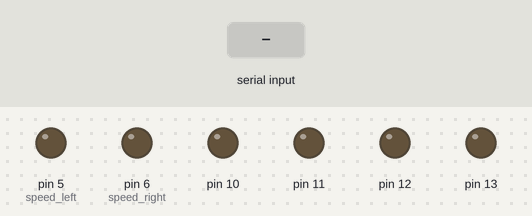
This sketch was run on a simulated Arduino Uno, built with avr-gcc and run on an emulated ATmega328P. On the bench: output pins drawn as LEDs (lit = HIGH). The test bench sets the inputs (shaded band).

Above: at 1.2 s.
1.3 s: "R" received over Serial
At 2.1 s:
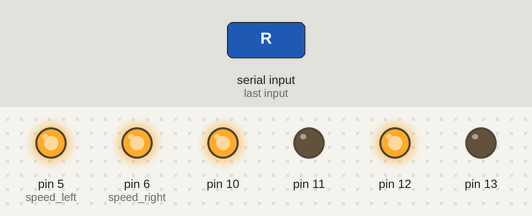
2.8 s: "L" received over Serial
At 3.3 s:
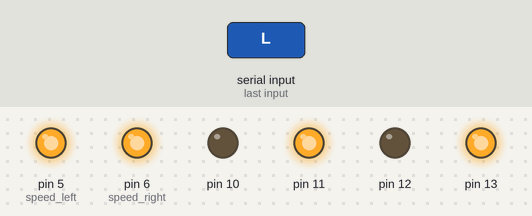
4.3 s: "B" received over Serial
At 5.5 s:
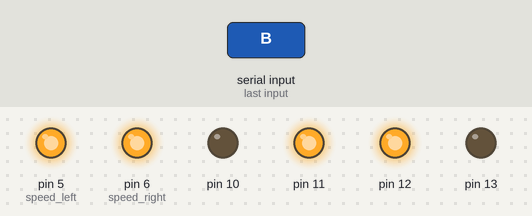
5.8 s: "F" received over Serial
At 6.7 s:
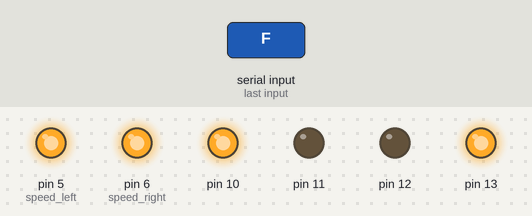
7.3 s: "G" received over Serial
At 7.9 s:
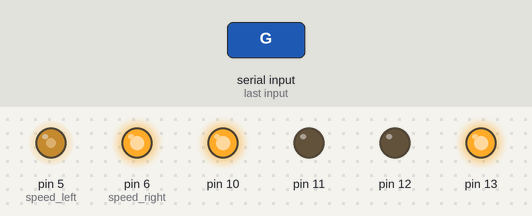
8.8 s: "I" received over Serial
At 10.2 s:
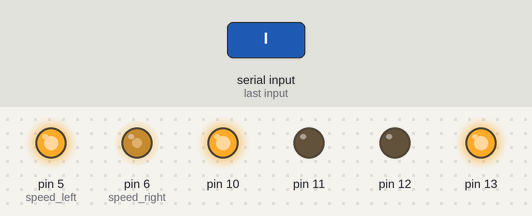
Timing chart, 0 to 11.3 s (numbered marks = the images above; inputs shaded):
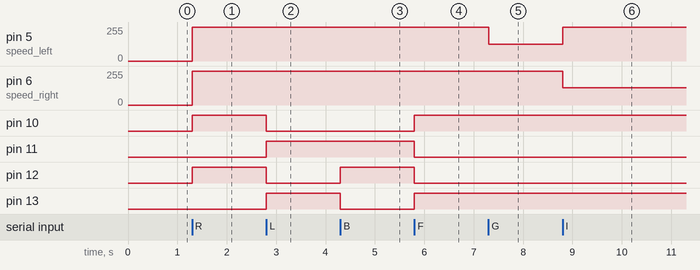

The sketch:

rc_car.ino
```cpp
int speed_left =  5;
int speed_right = 6;
void setup()
{
  Serial.begin(9600);
pinMode(speed_left,OUTPUT);
pinMode(speed_right,OUTPUT);
pinMode(10,OUTPUT);
pinMode(11,OUTPUT);
pinMode(12,OUTPUT);
pinMode(13,OUTPUT);
  // put your setup code here, to run once:

}

void loop() {
  char c;
  if (Serial.available())
  {
    c=Serial.read();
//For Rotating Right
    if (c=='R')
    {
      analogWrite(speed_left,255);
      analogWrite(speed_right,255);
digitalWrite(10,1);
digitalWrite(11,0);
digitalWrite(12,1);
digitalWrite(13,0);
    }
//For Rotating Left
    else if(c == 'L')
    {
      analogWrite(speed_left,255);
      analogWrite(speed_right,255);
digitalWrite(11,1);
digitalWrite(10,0);
digitalWrite(12,0);
digitalWrite(13,1);
    }
//For moving Backward
    else if(c == 'B')
    {
      analogWrite(speed_left,255);
      analogWrite(speed_right,255);
      digitalWrite(11,1);
digitalWrite(10,0);
digitalWrite(12,1);
digitalWrite(13,0);
    }
//For moving Forward
    else if(c == 'F')
    {
      analogWrite(speed_left,255);
      analogWrite(speed_right,255);
      digitalWrite(11,0);
digitalWrite(10,1);
digitalWrite(12,0);
digitalWrite(13,1);
    }
//For Forward Left
    else if(c == 'G')
    {
      analogWrite(speed_left,127);
      analogWrite(speed_right,255);
      digitalWrite(10,1);
      digitalWrite(11,0);
      digitalWrite(12,0);
      digitalWrite(13,1);
    }
//For Forward Right
    else if(c=='I')
    {
      analogWrite(speed_left,255);
      analogWrite(speed_right,128);
      digitalWrite(10,1);
      digitalWrite(11,0);
      digitalWrite(12,0);
      digitalWrite(13,1);
    }
//For Backward Left
        else if(c == 'H')
    {
      analogWrite(speed_left,127);
      analogWrite(speed_right,255);
      digitalWrite(10,0);
      digitalWrite(11,1);
      digitalWrite(12,1);
      digitalWrite(13,0);
    }
//For Backward Right
    else if(c=='J')
    {
      analogWrite(speed_left,255);
      analogWrite(speed_right,128);
      digitalWrite(10,0);
      digitalWrite(11,1);
      digitalWrite(12,1);
      digitalWrite(13,0);
    }
    else{
      digitalWrite(10,0);
      digitalWrite(11,0);
      digitalWrite(12,0);
digitalWrite(13,0);
    }
  }
  // put your main code here, to run repeatedly:

}
```

Measured:
- after the input at 1.3 s, pin 5 (speed_left), pin 6 (speed_right): 0/255 → 255/255 at once; pin 10, pin 12: LOW → HIGH at once
- after the input at 2.8 s, pin 10, pin 12: HIGH → LOW at once; pin 11, pin 13: LOW → HIGH at once
- after the input at 4.3 s, pin 12: LOW → HIGH at once; pin 13: HIGH → LOW at once
- after the input at 5.8 s, pin 10, pin 13: LOW → HIGH at once; pin 11, pin 12: HIGH → LOW at once
- after the input at 7.3 s, pin 5 (speed_left): 255/255 → 127/255 at once
- after the input at 8.8 s, pin 5 (speed_left): 127/255 → 255/255 at once; pin 6 (speed_right): 255/255 → 128/255 at once
